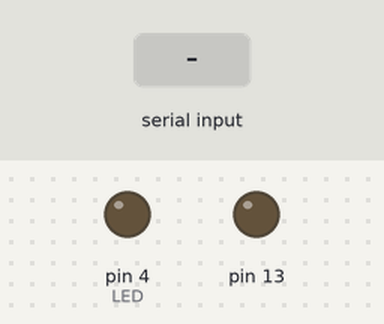
Bench run of a sketch on a simulated Arduino Uno, built with avr-gcc and run on an emulated ATmega328P. Shown: output pins drawn as LEDs (lit = HIGH). The test bench sets the inputs (shaded band).

Above: at 1.2 s.
1.3 s: "1" received over Serial
At 2.5 s:
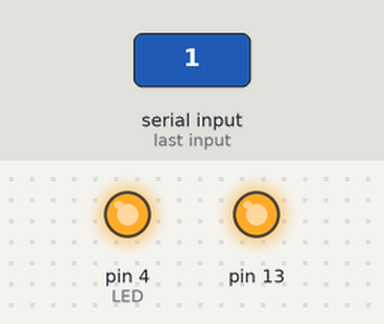
2.8 s: "0" received over Serial
At 3.8 s:
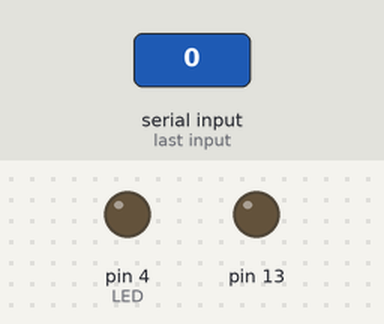
Timing chart, 0 to 5.8 s (numbered marks = the images above; inputs shaded):
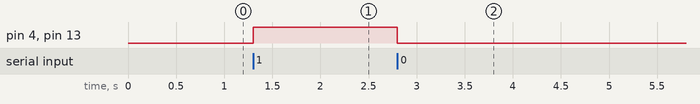

Measured:
- after the input at 1.3 s, pin 4 (LED), pin 13: LOW → HIGH at once
- after the input at 2.8 s, pin 4 (LED), pin 13: HIGH → LOW at once

The sketch:

Serial_Read_For_Led.ino
```cpp
////write a program to read data from serial monitor 1 and 0 and blink led when serial input data 1 and off led when serial input data 0.
 int SW=2;
 int LED=4;
int x;
void setup() {
 Serial.begin(9600);
 pinMode(SW,INPUT);
 pinMode(LED,OUTPUT);
 pinMode(13,OUTPUT);
}

void loop()
{
  if(Serial.available())
  {
  x=Serial.read();
  if(x==49)
  {
    digitalWrite(LED,HIGH);
    digitalWrite(13,HIGH);
  }
   else if(x==48)
  {
    digitalWrite(LED,LOW);
    digitalWrite(13,LOW);
  }
}
}
```
